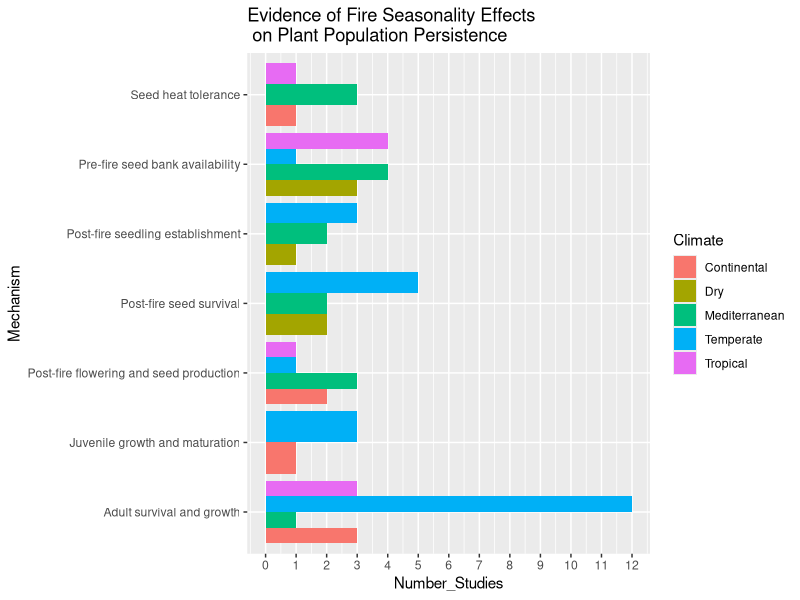

R code for this plot:
## ---- chunk 1
library(knitr)
library(tidyverse)
library(ggplot2)
opts_chunk$set(echo = TRUE, message = F, warning = F)
## ---- chunk 2
fire_seasonality <- read_csv("data_raw/viz_critique/fire-seasonality.csv")

fire_seasonality[fire_seasonality == 0] = NA

?is.na

fire_seasonality %>% 
  filter(!is.na(Number_Studies)) %>% 
  ggplot(aes(y = Mechanism,
             x = Number_Studies,
             fill = Climate)) +
  geom_col(position = "dodge") +
  scale_x_continuous(breaks = 0:12) +
  ggtitle("Evidence of Fire Seasonality Effects \n on Plant Population Persistence")
